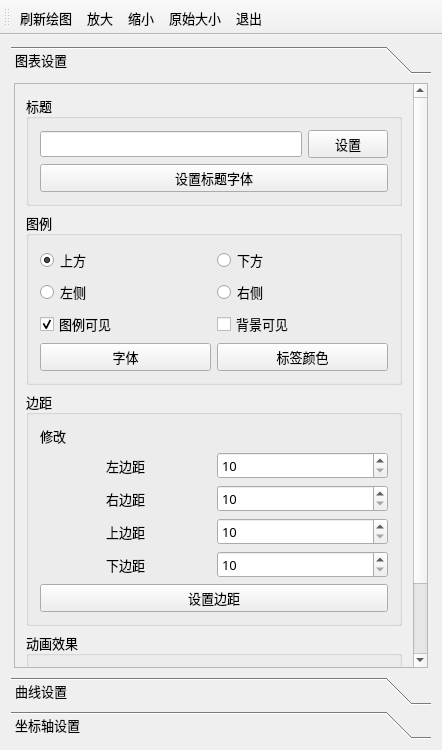
<?xml version="1.0" encoding="UTF-8"?>
<ui version="4.0">
 <class>ChartConfig</class>
 <widget class="QMainWindow" name="ChartConfig">
  <property name="geometry">
   <rect>
    <x>0</x>
    <y>0</y>
    <width>442</width>
    <height>750</height>
   </rect>
  </property>
  <property name="minimumSize">
   <size>
    <width>368</width>
    <height>0</height>
   </size>
  </property>
  <property name="maximumSize">
   <size>
    <width>522</width>
    <height>16777215</height>
   </size>
  </property>
  <property name="font">
   <font>
    <family>宋体</family>
    <pointsize>10</pointsize>
   </font>
  </property>
  <property name="windowTitle">
   <string>QChart绘图详细功能</string>
  </property>
  <property name="windowIcon">
   <iconset resource="res.qrc">
    <normaloff>:/images/images/3.ico</normaloff>:/images/images/3.ico</iconset>
  </property>
  <widget class="QWidget" name="centralWidget">
   <property name="minimumSize">
    <size>
     <width>355</width>
     <height>0</height>
    </size>
   </property>
   <property name="maximumSize">
    <size>
     <width>528</width>
     <height>16777215</height>
    </size>
   </property>
   <layout class="QGridLayout" name="gridLayout_12">
    <item row="0" column="0">
     <widget class="QToolBox" name="toolBox">
      <property name="minimumSize">
       <size>
        <width>260</width>
        <height>0</height>
       </size>
      </property>
      <property name="maximumSize">
       <size>
        <width>500</width>
        <height>16777215</height>
       </size>
      </property>
      <property name="frameShape">
       <enum>QFrame::NoFrame</enum>
      </property>
      <property name="currentIndex">
       <number>0</number>
      </property>
      <widget class="QWidget" name="page">
       <property name="geometry">
        <rect>
         <x>0</x>
         <y>0</y>
         <width>420</width>
         <height>583</height>
        </rect>
       </property>
       <attribute name="icon">
        <iconset resource="res.qrc">
         <normaloff>:/images/images/3.ico</normaloff>:/images/images/3.ico</iconset>
       </attribute>
       <attribute name="label">
        <string>图表设置</string>
       </attribute>
       <layout class="QGridLayout" name="gridLayout_11">
        <property name="leftMargin">
         <number>3</number>
        </property>
        <property name="topMargin">
         <number>3</number>
        </property>
        <property name="rightMargin">
         <number>3</number>
        </property>
        <property name="bottomMargin">
         <number>3</number>
        </property>
        <item row="0" column="0">
         <widget class="QScrollArea" name="scrollArea_2">
          <property name="widgetResizable">
           <bool>true</bool>
          </property>
          <widget class="QWidget" name="scrollAreaWidgetContents_2">
           <property name="geometry">
            <rect>
             <x>0</x>
             <y>0</y>
             <width>391</width>
             <height>611</height>
            </rect>
           </property>
           <layout class="QVBoxLayout" name="verticalLayout_4">
            <item>
             <widget class="QGroupBox" name="groupBox">
              <property name="title">
               <string>标题</string>
              </property>
              <layout class="QGridLayout" name="gridLayout_2">
               <item row="0" column="0">
                <widget class="QLineEdit" name="editTitle"/>
               </item>
               <item row="0" column="1">
                <widget class="QPushButton" name="btnSetTitle">
                 <property name="toolTip">
                  <string>设置标题文字</string>
                 </property>
                 <property name="text">
                  <string>设置</string>
                 </property>
                </widget>
               </item>
               <item row="1" column="0" colspan="2">
                <widget class="QPushButton" name="btnSetTitleFont">
                 <property name="text">
                  <string>设置标题字体</string>
                 </property>
                </widget>
               </item>
              </layout>
             </widget>
            </item>
            <item>
             <widget class="QGroupBox" name="groupBox_4">
              <property name="title">
               <string>图例</string>
              </property>
              <layout class="QGridLayout" name="gridLayout_9">
               <item row="0" column="0">
                <widget class="QRadioButton" name="radioButton">
                 <property name="text">
                  <string>上方</string>
                 </property>
                 <property name="checked">
                  <bool>true</bool>
                 </property>
                </widget>
               </item>
               <item row="0" column="1">
                <widget class="QRadioButton" name="radioButton_2">
                 <property name="text">
                  <string>下方</string>
                 </property>
                </widget>
               </item>
               <item row="1" column="0">
                <widget class="QRadioButton" name="radioButton_3">
                 <property name="text">
                  <string>左侧</string>
                 </property>
                </widget>
               </item>
               <item row="1" column="1">
                <widget class="QRadioButton" name="radioButton_4">
                 <property name="text">
                  <string>右侧</string>
                 </property>
                </widget>
               </item>
               <item row="2" column="0">
                <widget class="QCheckBox" name="chkLegendVisible">
                 <property name="text">
                  <string>图例可见</string>
                 </property>
                 <property name="checked">
                  <bool>true</bool>
                 </property>
                </widget>
               </item>
               <item row="2" column="1">
                <widget class="QCheckBox" name="chkBoxLegendBackground">
                 <property name="text">
                  <string>背景可见</string>
                 </property>
                </widget>
               </item>
               <item row="3" column="0">
                <widget class="QPushButton" name="btnLegendFont">
                 <property name="text">
                  <string>字体</string>
                 </property>
                </widget>
               </item>
               <item row="3" column="1">
                <widget class="QPushButton" name="btnLegendlabelColor">
                 <property name="text">
                  <string>标签颜色</string>
                 </property>
                </widget>
               </item>
              </layout>
             </widget>
            </item>
            <item>
             <widget class="QGroupBox" name="groupBox_2">
              <property name="title">
               <string>边距</string>
              </property>
              <layout class="QGridLayout" name="gridLayout">
               <item row="1" column="1">
                <widget class="QSpinBox" name="spinMarginLeft">
                 <property name="minimum">
                  <number>10</number>
                 </property>
                 <property name="maximum">
                  <number>500</number>
                 </property>
                </widget>
               </item>
               <item row="2" column="1">
                <widget class="QSpinBox" name="spinMarginRight">
                 <property name="minimum">
                  <number>10</number>
                 </property>
                 <property name="maximum">
                  <number>500</number>
                 </property>
                </widget>
               </item>
               <item row="4" column="1">
                <widget class="QSpinBox" name="spinMarginBottom">
                 <property name="minimum">
                  <number>10</number>
                 </property>
                 <property name="maximum">
                  <number>500</number>
                 </property>
                </widget>
               </item>
               <item row="3" column="0">
                <widget class="QLabel" name="label_3">
                 <property name="text">
                  <string>上边距</string>
                 </property>
                 <property name="alignment">
                  <set>Qt::AlignCenter</set>
                 </property>
                </widget>
               </item>
               <item row="1" column="0">
                <widget class="QLabel" name="label">
                 <property name="text">
                  <string>左边距</string>
                 </property>
                 <property name="alignment">
                  <set>Qt::AlignCenter</set>
                 </property>
                </widget>
               </item>
               <item row="2" column="0">
                <widget class="QLabel" name="label_2">
                 <property name="text">
                  <string>右边距</string>
                 </property>
                 <property name="alignment">
                  <set>Qt::AlignCenter</set>
                 </property>
                </widget>
               </item>
               <item row="3" column="1">
                <widget class="QSpinBox" name="spinMarginTop">
                 <property name="minimum">
                  <number>10</number>
                 </property>
                 <property name="maximum">
                  <number>500</number>
                 </property>
                </widget>
               </item>
               <item row="4" column="0">
                <widget class="QLabel" name="label_4">
                 <property name="text">
                  <string>下边距</string>
                 </property>
                 <property name="alignment">
                  <set>Qt::AlignCenter</set>
                 </property>
                </widget>
               </item>
               <item row="5" column="0" colspan="2">
                <widget class="QPushButton" name="btnSetMargin">
                 <property name="text">
                  <string>设置边距</string>
                 </property>
                </widget>
               </item>
               <item row="0" column="0" colspan="2">
                <widget class="QLabel" name="label_12">
                 <property name="text">
                  <string>修改</string>
                 </property>
                </widget>
               </item>
              </layout>
             </widget>
            </item>
            <item>
             <widget class="QGroupBox" name="groupBox_15">
              <property name="title">
               <string>动画效果</string>
              </property>
              <layout class="QGridLayout" name="gridLayout_10">
               <item row="0" column="0">
                <widget class="QLabel" name="label_6">
                 <property name="text">
                  <string>动画效果</string>
                 </property>
                 <property name="alignment">
                  <set>Qt::AlignCenter</set>
                 </property>
                </widget>
               </item>
               <item row="0" column="1">
                <widget class="QComboBox" name="cBoxAnimation">
                 <item>
                  <property name="text">
                   <string>NoAnimation</string>
                  </property>
                 </item>
                 <item>
                  <property name="text">
                   <string>GridAxisAnimations</string>
                  </property>
                 </item>
                 <item>
                  <property name="text">
                   <string>SeriesAnimations</string>
                  </property>
                 </item>
                 <item>
                  <property name="text">
                   <string>AllAnimations</string>
                  </property>
                 </item>
                </widget>
               </item>
               <item row="1" column="0">
                <widget class="QLabel" name="label_8">
                 <property name="text">
                  <string>主  题</string>
                 </property>
                 <property name="alignment">
                  <set>Qt::AlignCenter</set>
                 </property>
                </widget>
               </item>
               <item row="1" column="1">
                <widget class="QComboBox" name="cBoxTheme">
                 <item>
                  <property name="text">
                   <string>Light</string>
                  </property>
                 </item>
                 <item>
                  <property name="text">
                   <string>BlueCerulean</string>
                  </property>
                 </item>
                 <item>
                  <property name="text">
                   <string>Dark</string>
                  </property>
                 </item>
                 <item>
                  <property name="text">
                   <string>BrownSand</string>
                  </property>
                 </item>
                 <item>
                  <property name="text">
                   <string>BlueNcs</string>
                  </property>
                 </item>
                 <item>
                  <property name="text">
                   <string>HighContrast</string>
                  </property>
                 </item>
                 <item>
                  <property name="text">
                   <string>BlueIcy</string>
                  </property>
                 </item>
                 <item>
                  <property name="text">
                   <string>Qt</string>
                  </property>
                 </item>
                </widget>
               </item>
              </layout>
             </widget>
            </item>
           </layout>
          </widget>
         </widget>
        </item>
       </layout>
      </widget>
      <widget class="QWidget" name="page_2">
       <property name="geometry">
        <rect>
         <x>0</x>
         <y>0</y>
         <width>98</width>
         <height>93</height>
        </rect>
       </property>
       <attribute name="icon">
        <iconset resource="res.qrc">
         <normaloff>:/images/images/dis3.ico</normaloff>:/images/images/dis3.ico</iconset>
       </attribute>
       <attribute name="label">
        <string>曲线设置</string>
       </attribute>
       <layout class="QVBoxLayout" name="verticalLayout_10">
        <property name="spacing">
         <number>3</number>
        </property>
        <property name="leftMargin">
         <number>3</number>
        </property>
        <property name="topMargin">
         <number>3</number>
        </property>
        <property name="rightMargin">
         <number>3</number>
        </property>
        <property name="bottomMargin">
         <number>3</number>
        </property>
        <item>
         <widget class="QScrollArea" name="scrollArea_3">
          <property name="widgetResizable">
           <bool>true</bool>
          </property>
          <widget class="QWidget" name="scrollAreaWidgetContents_3">
           <property name="geometry">
            <rect>
             <x>0</x>
             <y>0</y>
             <width>260</width>
             <height>486</height>
            </rect>
           </property>
           <layout class="QVBoxLayout" name="verticalLayout_9">
            <item>
             <widget class="QGroupBox" name="groupBox_12">
              <property name="maximumSize">
               <size>
                <width>16777215</width>
                <height>60</height>
               </size>
              </property>
              <property name="title">
               <string>选择操作序列</string>
              </property>
              <layout class="QHBoxLayout" name="horizontalLayout_3">
               <item>
                <widget class="QRadioButton" name="radioSeries0">
                 <property name="text">
                  <string>系列1</string>
                 </property>
                 <property name="checked">
                  <bool>true</bool>
                 </property>
                </widget>
               </item>
               <item>
                <widget class="QRadioButton" name="radioSeries1">
                 <property name="text">
                  <string>系列2</string>
                 </property>
                </widget>
               </item>
              </layout>
             </widget>
            </item>
            <item>
             <widget class="QGroupBox" name="groupBox_13">
              <property name="title">
               <string>曲线外观</string>
              </property>
              <layout class="QGridLayout" name="gridLayout_3">
               <item row="0" column="0">
                <widget class="QPushButton" name="btnSeriesName">
                 <property name="text">
                  <string>序列名称</string>
                 </property>
                </widget>
               </item>
               <item row="0" column="1">
                <widget class="QLineEdit" name="editSeriesName">
                 <property name="text">
                  <string>随机曲线</string>
                 </property>
                </widget>
               </item>
               <item row="1" column="0">
                <widget class="QCheckBox" name="chkSeriesVisible">
                 <property name="text">
                  <string>序列可见</string>
                 </property>
                 <property name="checked">
                  <bool>true</bool>
                 </property>
                </widget>
               </item>
               <item row="1" column="1">
                <widget class="QCheckBox" name="chkPointVisible">
                 <property name="text">
                  <string>数据点可见</string>
                 </property>
                </widget>
               </item>
               <item row="2" column="0">
                <widget class="QPushButton" name="btnSeriesColor">
                 <property name="text">
                  <string>曲线颜色</string>
                 </property>
                </widget>
               </item>
               <item row="2" column="1">
                <widget class="QPushButton" name="btnSeriesPen">
                 <property name="text">
                  <string>曲线Pen</string>
                 </property>
                </widget>
               </item>
               <item row="3" column="0">
                <widget class="QLabel" name="label_5">
                 <property name="text">
                  <string>透明度</string>
                 </property>
                 <property name="alignment">
                  <set>Qt::AlignCenter</set>
                 </property>
                </widget>
               </item>
               <item row="3" column="1">
                <widget class="QSlider" name="sliderSeriesOpacity">
                 <property name="maximum">
                  <number>10</number>
                 </property>
                 <property name="pageStep">
                  <number>2</number>
                 </property>
                 <property name="value">
                  <number>10</number>
                 </property>
                 <property name="orientation">
                  <enum>Qt::Horizontal</enum>
                 </property>
                </widget>
               </item>
              </layout>
             </widget>
            </item>
            <item>
             <widget class="QGroupBox" name="groupBox_3">
              <property name="title">
               <string>数据点标签</string>
              </property>
              <layout class="QVBoxLayout" name="verticalLayout_7">
               <item>
                <widget class="QCheckBox" name="chkPointLabelVisible">
                 <property name="text">
                  <string>数据点标签可见</string>
                 </property>
                </widget>
               </item>
               <item>
                <widget class="QPushButton" name="btnSeriesLabColor">
                 <property name="text">
                  <string>标签颜色</string>
                 </property>
                </widget>
               </item>
               <item>
                <widget class="QPushButton" name="btnSeriesLabFont">
                 <property name="text">
                  <string>标签字体</string>
                 </property>
                </widget>
               </item>
               <item>
                <widget class="QGroupBox" name="groupBox_14">
                 <property name="title">
                  <string>标签格式</string>
                 </property>
                 <layout class="QVBoxLayout" name="verticalLayout_6">
                  <item>
                   <widget class="QRadioButton" name="radioSeriesLabFormat0">
                    <property name="text">
                     <string>@yPoint</string>
                    </property>
                    <property name="checked">
                     <bool>true</bool>
                    </property>
                   </widget>
                  </item>
                  <item>
                   <widget class="QRadioButton" name="radioSeriesLabFormat1">
                    <property name="text">
                     <string>(@xPoint, @yPoint)</string>
                    </property>
                   </widget>
                  </item>
                 </layout>
                </widget>
               </item>
              </layout>
             </widget>
            </item>
           </layout>
          </widget>
         </widget>
        </item>
       </layout>
      </widget>
      <widget class="QWidget" name="page_3">
       <property name="geometry">
        <rect>
         <x>0</x>
         <y>0</y>
         <width>98</width>
         <height>93</height>
        </rect>
       </property>
       <attribute name="icon">
        <iconset resource="res.qrc">
         <normaloff>:/images/images/39.ico</normaloff>:/images/images/39.ico</iconset>
       </attribute>
       <attribute name="label">
        <string>坐标轴设置</string>
       </attribute>
       <layout class="QVBoxLayout" name="verticalLayout_3">
        <property name="spacing">
         <number>3</number>
        </property>
        <property name="leftMargin">
         <number>3</number>
        </property>
        <property name="topMargin">
         <number>3</number>
        </property>
        <property name="rightMargin">
         <number>3</number>
        </property>
        <property name="bottomMargin">
         <number>3</number>
        </property>
        <item>
         <widget class="QScrollArea" name="scrollArea">
          <property name="verticalScrollBarPolicy">
           <enum>Qt::ScrollBarAsNeeded</enum>
          </property>
          <property name="widgetResizable">
           <bool>true</bool>
          </property>
          <widget class="QWidget" name="scrollAreaWidgetContents">
           <property name="geometry">
            <rect>
             <x>0</x>
             <y>0</y>
             <width>283</width>
             <height>939</height>
            </rect>
           </property>
           <layout class="QVBoxLayout" name="verticalLayout_2">
            <property name="spacing">
             <number>3</number>
            </property>
            <property name="leftMargin">
             <number>3</number>
            </property>
            <property name="topMargin">
             <number>3</number>
            </property>
            <property name="rightMargin">
             <number>3</number>
            </property>
            <property name="bottomMargin">
             <number>3</number>
            </property>
            <item>
             <widget class="QGroupBox" name="groupBox_7">
              <property name="title">
               <string>设置坐标轴对象</string>
              </property>
              <layout class="QHBoxLayout" name="horizontalLayout_2">
               <item>
                <widget class="QRadioButton" name="radioX">
                 <property name="text">
                  <string>X轴</string>
                 </property>
                 <property name="checked">
                  <bool>true</bool>
                 </property>
                </widget>
               </item>
               <item>
                <widget class="QRadioButton" name="radioY">
                 <property name="text">
                  <string>Y轴</string>
                 </property>
                 <property name="checked">
                  <bool>false</bool>
                 </property>
                </widget>
               </item>
              </layout>
             </widget>
            </item>
            <item>
             <widget class="QGroupBox" name="groupBox_8">
              <property name="title">
               <string>坐标轴总体</string>
              </property>
              <layout class="QGridLayout" name="gridLayout_4">
               <item row="0" column="0">
                <widget class="QLabel" name="label_7">
                 <property name="text">
                  <string>最小值</string>
                 </property>
                </widget>
               </item>
               <item row="0" column="1">
                <widget class="QDoubleSpinBox" name="spinAxisMin">
                 <property name="minimum">
                  <double>-1000.000000000000000</double>
                 </property>
                 <property name="maximum">
                  <double>1000.000000000000000</double>
                 </property>
                </widget>
               </item>
               <item row="1" column="0">
                <widget class="QLabel" name="label_11">
                 <property name="text">
                  <string>最大值</string>
                 </property>
                </widget>
               </item>
               <item row="1" column="1">
                <widget class="QDoubleSpinBox" name="spinAxisMax">
                 <property name="minimum">
                  <double>-1000.000000000000000</double>
                 </property>
                 <property name="maximum">
                  <double>10000.000000000000000</double>
                 </property>
                 <property name="value">
                  <double>10.000000000000000</double>
                 </property>
                </widget>
               </item>
               <item row="2" column="0" colspan="2">
                <widget class="QCheckBox" name="chkBoxVisible">
                 <property name="text">
                  <string>isVisible</string>
                 </property>
                 <property name="checked">
                  <bool>true</bool>
                 </property>
                </widget>
               </item>
               <item row="3" column="0" colspan="2">
                <widget class="QPushButton" name="btnSetAxisRange">
                 <property name="text">
                  <string>设置坐标范围</string>
                 </property>
                </widget>
               </item>
              </layout>
             </widget>
            </item>
            <item>
             <widget class="QGroupBox" name="groupBox_6">
              <property name="title">
               <string>轴标题</string>
              </property>
              <layout class="QGridLayout" name="gridLayout_6">
               <item row="0" column="1" colspan="2">
                <widget class="QLineEdit" name="editAxisTitle">
                 <property name="text">
                  <string>time(secs)</string>
                 </property>
                </widget>
               </item>
               <item row="1" column="2">
                <widget class="QPushButton" name="btnAxisSetTitleFont">
                 <property name="text">
                  <string>设置字体</string>
                 </property>
                </widget>
               </item>
               <item row="0" column="0">
                <widget class="QPushButton" name="btnAxisSetTitle">
                 <property name="text">
                  <string>设置标题</string>
                 </property>
                </widget>
               </item>
               <item row="1" column="0" colspan="2">
                <widget class="QCheckBox" name="chkBoxAxisTitle">
                 <property name="text">
                  <string>isTitleVisible</string>
                 </property>
                 <property name="checked">
                  <bool>true</bool>
                 </property>
                </widget>
               </item>
              </layout>
             </widget>
            </item>
            <item>
             <widget class="QGroupBox" name="groupBox_10">
              <property name="title">
               <string>轴刻度标签</string>
              </property>
              <layout class="QGridLayout" name="gridLayout_7">
               <item row="0" column="0">
                <widget class="QPushButton" name="pushButton">
                 <property name="text">
                  <string>标签格式</string>
                 </property>
                </widget>
               </item>
               <item row="0" column="1">
                <widget class="QLineEdit" name="editAxisLabelFormat">
                 <property name="text">
                  <string>%.1f</string>
                 </property>
                </widget>
               </item>
               <item row="1" column="0">
                <widget class="QPushButton" name="btnAxisLabelColor">
                 <property name="text">
                  <string>文字颜色</string>
                 </property>
                </widget>
               </item>
               <item row="1" column="1">
                <widget class="QPushButton" name="btnAxisLabelFont">
                 <property name="text">
                  <string>设置字体</string>
                 </property>
                </widget>
               </item>
               <item row="2" column="0" colspan="2">
                <widget class="QCheckBox" name="chkBoxLabelsVisible">
                 <property name="text">
                  <string>labelsVisible</string>
                 </property>
                 <property name="checked">
                  <bool>true</bool>
                 </property>
                </widget>
               </item>
              </layout>
             </widget>
            </item>
            <item>
             <widget class="QGroupBox" name="groupBox_11">
              <property name="title">
               <string>GridLine</string>
              </property>
              <layout class="QVBoxLayout" name="verticalLayout">
               <item>
                <widget class="QCheckBox" name="chkGridLineVisible">
                 <property name="text">
                  <string>isGridLineVisible</string>
                 </property>
                 <property name="checked">
                  <bool>true</bool>
                 </property>
                </widget>
               </item>
               <item>
                <widget class="QPushButton" name="btnGridLineColor">
                 <property name="text">
                  <string>gridLineColor</string>
                 </property>
                </widget>
               </item>
               <item>
                <widget class="QPushButton" name="pushButton_10">
                 <property name="text">
                  <string>gridLinePen</string>
                 </property>
                </widget>
               </item>
              </layout>
             </widget>
            </item>
            <item>
             <widget class="QGroupBox" name="groupBox_9">
              <property name="title">
               <string>Axis and Ticks</string>
              </property>
              <layout class="QGridLayout" name="gridLayout_5">
               <item row="3" column="0" colspan="2">
                <widget class="QPushButton" name="btnAxisLinePenColor">
                 <property name="text">
                  <string>linePenColor</string>
                 </property>
                </widget>
               </item>
               <item row="0" column="1">
                <widget class="QSpinBox" name="spinTickCount">
                 <property name="minimum">
                  <number>1</number>
                 </property>
                 <property name="maximum">
                  <number>1000</number>
                 </property>
                 <property name="value">
                  <number>10</number>
                 </property>
                </widget>
               </item>
               <item row="1" column="0" colspan="2">
                <widget class="QCheckBox" name="chkAxisLineVisible">
                 <property name="text">
                  <string>isLineVisible</string>
                 </property>
                 <property name="checked">
                  <bool>true</bool>
                 </property>
                </widget>
               </item>
               <item row="0" column="0">
                <widget class="QLabel" name="label_9">
                 <property name="text">
                  <string>Tick个数</string>
                 </property>
                 <property name="alignment">
                  <set>Qt::AlignCenter</set>
                 </property>
                </widget>
               </item>
               <item row="2" column="0" colspan="2">
                <widget class="QPushButton" name="btnAxisLinePen">
                 <property name="text">
                  <string>linePen</string>
                 </property>
                </widget>
               </item>
              </layout>
             </widget>
            </item>
            <item>
             <widget class="QGroupBox" name="groupBox_5">
              <property name="title">
               <string>MinorTick</string>
              </property>
              <layout class="QGridLayout" name="gridLayout_8">
               <item row="0" column="0">
                <widget class="QLabel" name="label_10">
                 <property name="text">
                  <string>MinorTick个数</string>
                 </property>
                 <property name="alignment">
                  <set>Qt::AlignCenter</set>
                 </property>
                </widget>
               </item>
               <item row="0" column="1">
                <widget class="QSpinBox" name="spinMinorTickCount">
                 <property name="value">
                  <number>4</number>
                 </property>
                </widget>
               </item>
               <item row="1" column="0" colspan="2">
                <widget class="QCheckBox" name="chkMinorTickVisible">
                 <property name="text">
                  <string>isMinorGridLineVisible</string>
                 </property>
                </widget>
               </item>
               <item row="2" column="0" colspan="2">
                <widget class="QPushButton" name="btnMinorColor">
                 <property name="text">
                  <string>minorGridLineColor</string>
                 </property>
                </widget>
               </item>
               <item row="3" column="0" colspan="2">
                <widget class="QPushButton" name="btnMinorPen">
                 <property name="text">
                  <string>minorGridLinePen</string>
                 </property>
                </widget>
               </item>
              </layout>
             </widget>
            </item>
           </layout>
          </widget>
         </widget>
        </item>
       </layout>
      </widget>
     </widget>
    </item>
   </layout>
  </widget>
  <widget class="QToolBar" name="mainToolBar">
   <property name="toolButtonStyle">
    <enum>Qt::ToolButtonTextBesideIcon</enum>
   </property>
   <attribute name="toolBarArea">
    <enum>TopToolBarArea</enum>
   </attribute>
   <attribute name="toolBarBreak">
    <bool>false</bool>
   </attribute>
   <addaction name="actDraw"/>
   <addaction name="actZoomIn"/>
   <addaction name="actZoomOut"/>
   <addaction name="actZoomReset"/>
   <addaction name="actQuit"/>
  </widget>
  <action name="actDraw">
   <property name="icon">
    <iconset resource="res.qrc">
     <normaloff>:/images/images/828.bmp</normaloff>:/images/images/828.bmp</iconset>
   </property>
   <property name="text">
    <string>刷新绘图</string>
   </property>
   <property name="toolTip">
    <string>刷新绘图</string>
   </property>
  </action>
  <action name="actQuit">
   <property name="icon">
    <iconset resource="res.qrc">
     <normaloff>:/images/images/132.bmp</normaloff>:/images/images/132.bmp</iconset>
   </property>
   <property name="text">
    <string>退出</string>
   </property>
   <property name="toolTip">
    <string>退出</string>
   </property>
  </action>
  <action name="actZoomIn">
   <property name="icon">
    <iconset resource="res.qrc">
     <normaloff>:/images/images/418.bmp</normaloff>:/images/images/418.bmp</iconset>
   </property>
   <property name="text">
    <string>放大</string>
   </property>
   <property name="toolTip">
    <string>放大</string>
   </property>
  </action>
  <action name="actZoomOut">
   <property name="icon">
    <iconset resource="res.qrc">
     <normaloff>:/images/images/416.bmp</normaloff>:/images/images/416.bmp</iconset>
   </property>
   <property name="text">
    <string>缩小</string>
   </property>
   <property name="toolTip">
    <string>缩小</string>
   </property>
  </action>
  <action name="actZoomReset">
   <property name="icon">
    <iconset resource="res.qrc">
     <normaloff>:/images/images/414.bmp</normaloff>:/images/images/414.bmp</iconset>
   </property>
   <property name="text">
    <string>原始大小</string>
   </property>
   <property name="toolTip">
    <string>还原为原始大小</string>
   </property>
  </action>
 </widget>
 <layoutdefault spacing="6" margin="11"/>
 <resources>
  <include location="res.qrc"/>
 </resources>
 <connections>
  <connection>
   <sender>actQuit</sender>
   <signal>triggered()</signal>
   <receiver>ChartConfig</receiver>
   <slot>close()</slot>
   <hints>
    <hint type="sourcelabel">
     <x>-1</x>
     <y>-1</y>
    </hint>
    <hint type="destinationlabel">
     <x>389</x>
     <y>242</y>
    </hint>
   </hints>
  </connection>
 </connections>
</ui>
